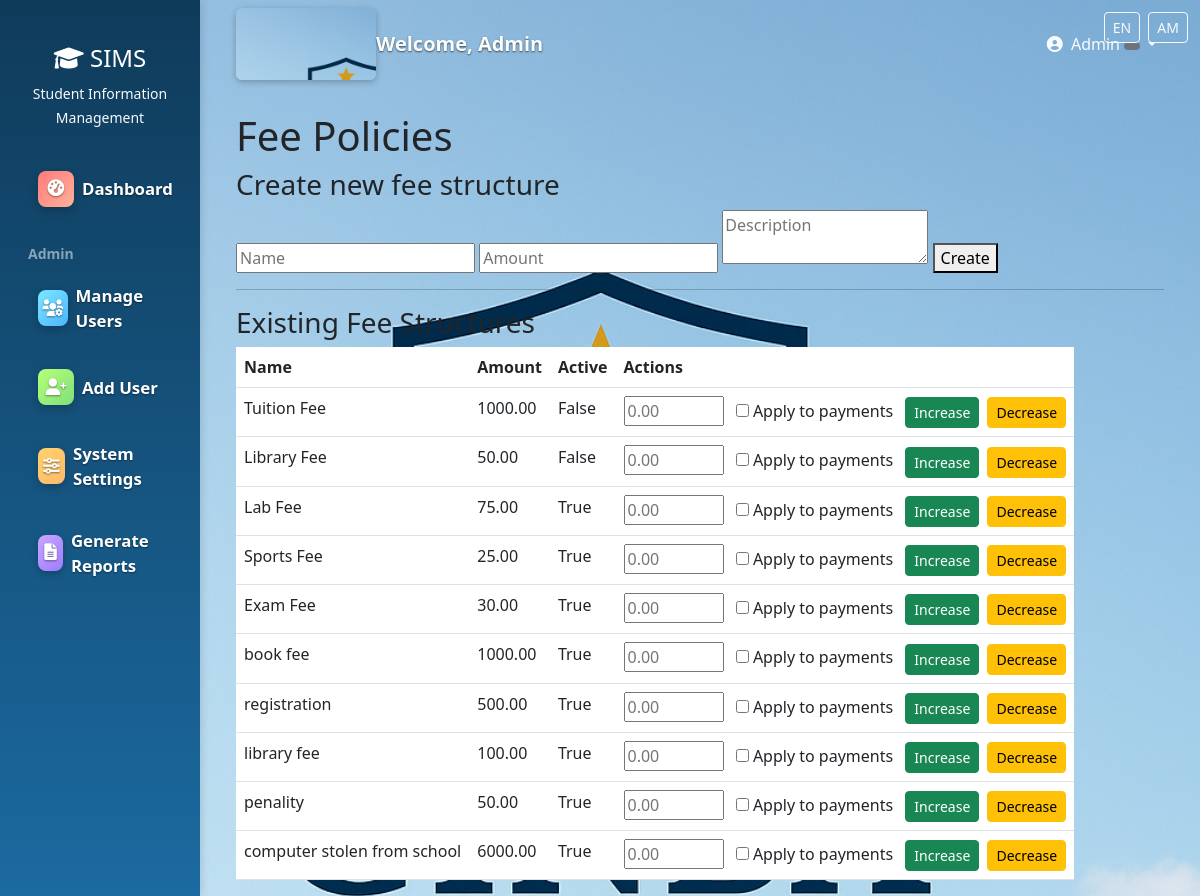
The page /finance/fee-policies/ (signed in) on the database its author committed.
### users/models.py (models this page shows, shortened)
class User(AbstractUser):
    ROLE_CHOICES = (
        ('admin', 'Administrator'),
        ('teacher', 'Teacher'),
        ('student', 'Student'),
        ('registrar', 'Registrar'),
        ('finance', 'Finance Officer'),
        ('parent', 'Parent'),
    )
    role = models.CharField(max_length=20, choices=ROLE_CHOICES)
    phone = models.CharField(max_length=15, blank=True)
    address = models.TextField(blank=True)
    date_of_birth = models.DateField(null=True, blank=True)
    profile_picture = models.ImageField(upload_to='profiles/', null=True, blank=True)
    is_approved = models.BooleanField(default=False)
    created_at = models.DateTimeField(auto_now_add=True)

### payments/models.py (models this page shows, shortened)
class FeeStructure(models.Model):
    name = models.CharField(max_length=100)
    amount = models.DecimalField(max_digits=10, decimal_places=2)
    description = models.TextField()
    is_active = models.BooleanField(default=True)
    created_by = models.ForeignKey(User, on_delete=models.CASCADE)
    created_at = models.DateTimeField(auto_now_add=True)

### users/decorators.py (the view)
        def wrapper(request, *args, **kwargs):
            if request.user.is_authenticated:
                if request.user.role in allowed_roles or request.user.is_superuser:
                    return view_func(request, *args, **kwargs)
            messages.error(request, "You don't have permission to access this page.")
            return redirect('dashboard')

### finance/views.py (called while the page is built, shortened)
@finance_required
def update_fee_policies(request):
    fee_structures = FeeStructure.objects.all()
    context = {
        'fee_structures': fee_structures,
    }
    return render(request, 'finance/update_fee_policies.html', context)

### finance/templates/finance/update_fee_policies.html (shortened to what this page needs)
{% extends 'base.html' %}
{% block content %}
<h1>Fee Policies</h1>
<form method="post">{% csrf_token %}
  <h3>Create new fee structure</h3>
  <input type="text" name="name" placeholder="Name" />
  <input type="text" name="amount" placeholder="Amount" />
  <textarea name="description" placeholder="Description"></textarea>
  <button type="submit" name="create">Create</button>
</form>
<hr/>
<h3>Existing Fee Structures</h3>
<table class="table">
  <thead><tr><th>Name</th><th>Amount</th><th>Active</th><th>Actions</th></tr></thead>
  <tbody>
  {% for f in fee_structures %}
    <tr>
      <td>{{ f.name }}</td>
      <td>{{ f.amount }}</td>
      <td>{{ f.is_active }}</td>
      <td>
        <form method="post" style="display:inline" class="adjust-form">{% csrf_token %}
          <input type="number" step="0.01" name="adjust_amount" placeholder="0.00" style="width:100px" />
          <label style="margin-left:8px"><input type="checkbox" name="apply_to_payments" value="1" /> Apply to payments</label>
          <button type="submit" name="increase" class="btn btn-sm btn-success" style="margin-left:8px">Increase</button>
          <button type="submit" name="decrease" class="btn btn-sm btn-warning" style="margin-left:4px">Decrease</button>
        </form>
      </td>
    </tr>
  {% empty %}
    <tr><td colspan="4">No fee structures defined</td></tr>
  {% endfor %}
  </tbody>
</table>
{% endblock %}

### templates/base.html (shortened to what this page needs)
<!DOCTYPE html>
{% load i18n %}
<html lang="{{ LANGUAGE_CODE|default:'en' }}">
  <head>
    {% load static %}
    <link
      href="https://cdn.jsdelivr.net/npm/bootstrap@5.3.0/dist/css/bootstrap.min.css"
      rel="stylesheet"
    />
    <link
      href="https://cdnjs.cloudflare.com/ajax/libs/font-awesome/6.0.0/css/all.min.css"
      rel="stylesheet"
    />
  </head>
  <body>
    <div style="position:fixed;right:12px;top:12px;z-index:1050">
      <form id="lang-form" action="/i18n/setlang/" method="post" style="display:inline">
        <button name="language" value="en" class="btn btn-sm btn-outline-light me-1" type="submit">EN</button>
        <button name="language" value="am" class="btn btn-sm btn-outline-light" type="submit">AM</button>
      </form>
    </div>
    {% if user.is_authenticated %}
    <div class="container-fluid">
      <div class="row">
        <nav class="col-md-3 col-lg-2 d-none d-md-block sidebar">
          <div class="position-sticky pt-4">
            <div class="text-center mb-4">
              <h4 class="text-white">
                <i class="fas fa-graduation-cap"></i> SIMS
              </h4>
              <small class="text-light">Student Information Management</small>
            </div>
            <ul class="nav flex-column">
              <li class="nav-item">
                <a
                  class="nav-link {% if request.resolver_match.url_name == 'dashboard' %}active{% endif %}"
                  href="{% url 'dashboard' %}"
                >
                  <i class="fas fa-tachometer-alt me-2"></i>Dashboard
                </a>
              </li>
              {% if user.is_superuser or user.is_staff or user.role == 'admin' %}
              <li class="nav-item mt-3">
                <strong class="text-white-50 ps-3 small">{% trans "Admin" %}</strong>
              </li>
              {% url 'manage_users' as manage_users_url %}
              {% if manage_users_url %}
              <li class="nav-item">
                <a class="nav-link" href="{{ manage_users_url }}">
                  <i class="fas fa-users-cog me-2"></i>
                  <span data-i18n="SIDEBAR_MANAGE_USERS">{% trans "Manage Users" %}</span>
                </a>
              </li>
              {% endif %}
              {% url 'add_user' as add_user_url %}
              {% if add_user_url %}
              <li class="nav-item">
                <a class="nav-link" href="{{ add_user_url }}">
                  <i class="fas fa-user-plus me-2"></i>
                  <span data-i18n="SIDEBAR_ADD_USER">{% trans "Add User" %}</span>
                </a>
              </li>
              {% endif %}
              {% url 'system_settings' as system_settings_url %}
              {% if system_settings_url %}
              <li class="nav-item">
                <a class="nav-link" href="{{ system_settings_url }}">
                  <i class="fas fa-sliders-h me-2"></i>
                  <span data-i18n="SIDEBAR_SYSTEM_SETTINGS">{% trans "System Settings" %}</span>
                </a>
              </li>
              {% endif %}
              {% url 'generate_reports' as generate_reports_url %}
              {% if generate_reports_url %}
              <li class="nav-item">
                <a class="nav-link" href="{{ generate_reports_url }}">
                  <i class="fas fa-file-alt me-2"></i>
                  <span data-i18n="SIDEBAR_GENERATE_REPORTS">{% trans "Generate Reports" %}</span>
                </a>
              </li>
              {% endif %}
              {% url 'post_announcements' as post_announcements_url %}
              {% endif %}
            </ul>
          </div>
        </nav>
        <main class="col-md-9 ms-sm-auto col-lg-10 px-md-4 main-content">
          <nav
            class="navbar navbar-expand-lg navbar-light bg-white shadow-sm mb-4"
          >
            <div class="container-fluid">
              <span class="site-logo" aria-hidden="true"></span>
              <span class="navbar-brand">Welcome, {{ user.get_full_name|default:user.username }}</span>
              <div class="navbar-nav ms-auto">
                <div class="nav-item dropdown">
                  <a
                    class="nav-link dropdown-toggle"
                    href="#"
                    id="navbarDropdown"
                    role="button"
                    data-bs-toggle="dropdown"
                  >
                    <i class="fas fa-user-circle me-1"></i> {{ user.username }}
                    <span
                      class="badge bg-{% if user.role == 'admin' %}danger{% elif user.role == 'teacher' %}info{% elif user.role == 'student' %}success{% elif user.role == 'parent' %}warning{% else %}secondary{% endif %}"
                    >
                    </span>
                  </a>
                </div>
              </div>
            </div>
          </nav>
          <div class="container-fluid">{% block content %}{% endblock %}</div>
        </main>
      </div>
    </div>
    {% endif %}
  </body>
</html>

### rows shown on the page
User: get_full_name "Admin", username "Admin"
FeeStructure: name "Tuition Fee", amount "1000.00", is_active "False"
FeeStructure: name "Library Fee", amount "50.00", is_active "False"
FeeStructure: name "Lab Fee", amount "75.00", is_active "True"
FeeStructure: name "Sports Fee", amount "25.00", is_active "True"
FeeStructure: name "Exam Fee", amount "30.00", is_active "True"
FeeStructure: name "book fee", amount "1000.00", is_active "True"
FeeStructure: name "registration", amount "500.00", is_active "True"
FeeStructure: name "library fee", amount "100.00", is_active "True"
FeeStructure: name "penality", amount "50.00", is_active "True"
FeeStructure: name "computer stolen from school", amount "6000.00", is_active "True"
